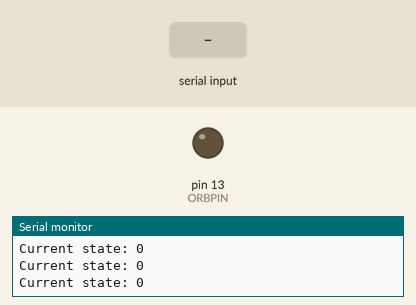
A sketch run on a simulated Arduino Uno, built with avr-gcc and run on an emulated ATmega328P. Shown: output pins drawn as LEDs (lit = HIGH), the last lines printed to the serial monitor. The inputs (shaded band) are chosen by the test bench.

Above: at 1.2 s.
1.3 s: "200\n" received over Serial
At 1.7 s:
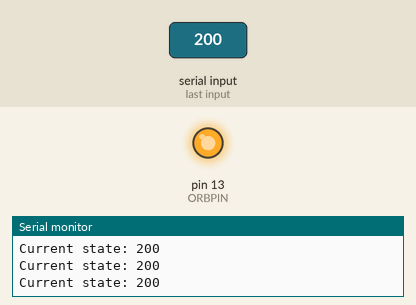
2.8 s: byte 13 ('\r') received over Serial
5.8 s: byte 10 ('\n') received over Serial
8.8 s: "90\n" received over Serial
Timing chart, 0 to 11.8 s (numbered marks = the images above; inputs shaded):
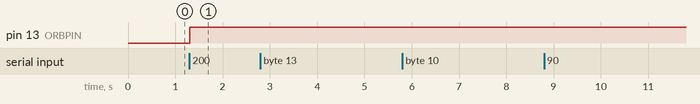

Measured:
- after the input at 1.3 s, pin 13 (ORBPIN): LOW → HIGH at once

The sketch:

MessageOrbduino.ino
```cpp
#define ORBPIN 13

void setup () {
  pinMode(ORBPIN,OUTPUT);
  Serial.begin(38400);
}
int next=0;
int curr=0;
int digits=0;

void loop () {
  Serial.print("Current state: ");
  Serial.println(curr);
  // Process serial data
  while (Serial.available()) {
    char ch = Serial.read();
    if (digits > 0 && (ch == '\r' || ch == '\n')) {
      // End of number! Use it.
      curr = next;
      next = 0;
      digits=0;
    } else {
      // It's a number to add to what we're working on.
      int n = (ch - '0');
      if (n < 0 || n > 9)
        return;
      next *= 10;
      next += n;
      digits++;
    }
  }

  // Act on the current state.
  if (curr) {
    digitalWrite(ORBPIN,HIGH);
  } else {
    digitalWrite(ORBPIN,LOW);
  }
  delay(5);
}
```
